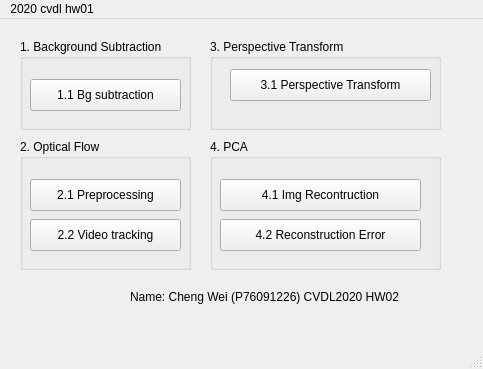
<?xml version="1.0" encoding="UTF-8"?>
<ui version="4.0">
 <class>MainWindow</class>
 <widget class="QMainWindow" name="MainWindow">
  <property name="geometry">
   <rect>
    <x>0</x>
    <y>0</y>
    <width>483</width>
    <height>369</height>
   </rect>
  </property>
  <property name="windowTitle">
   <string>MainWindow</string>
  </property>
  <widget class="QWidget" name="centralwidget">
   <widget class="QGroupBox" name="groupBox_3">
    <property name="geometry">
     <rect>
      <x>210</x>
      <y>20</y>
      <width>231</width>
      <height>91</height>
     </rect>
    </property>
    <property name="title">
     <string>3. Perspective Transform</string>
    </property>
    <widget class="QPushButton" name="PerspectiveTransform">
     <property name="geometry">
      <rect>
       <x>20</x>
       <y>30</y>
       <width>201</width>
       <height>32</height>
      </rect>
     </property>
     <property name="text">
      <string>3.1 Perspective Transform</string>
     </property>
     <property name="iconSize">
      <size>
       <width>32</width>
       <height>16</height>
      </size>
     </property>
    </widget>
   </widget>
   <widget class="QGroupBox" name="groupBox_5">
    <property name="geometry">
     <rect>
      <x>210</x>
      <y>120</y>
      <width>231</width>
      <height>131</height>
     </rect>
    </property>
    <property name="title">
     <string>4. PCA</string>
    </property>
    <widget class="QPushButton" name="ImgReconstruction">
     <property name="geometry">
      <rect>
       <x>10</x>
       <y>40</y>
       <width>201</width>
       <height>32</height>
      </rect>
     </property>
     <property name="text">
      <string>4.1 Img Recontruction</string>
     </property>
     <property name="iconSize">
      <size>
       <width>32</width>
       <height>16</height>
      </size>
     </property>
    </widget>
    <widget class="QPushButton" name="ReconstructionError">
     <property name="geometry">
      <rect>
       <x>10</x>
       <y>80</y>
       <width>201</width>
       <height>32</height>
      </rect>
     </property>
     <property name="text">
      <string>4.2 Reconstruction Error</string>
     </property>
     <property name="iconSize">
      <size>
       <width>32</width>
       <height>16</height>
      </size>
     </property>
    </widget>
   </widget>
   <widget class="QGroupBox" name="groupBox">
    <property name="geometry">
     <rect>
      <x>20</x>
      <y>20</y>
      <width>171</width>
      <height>91</height>
     </rect>
    </property>
    <property name="title">
     <string>1. Background Subtraction</string>
    </property>
    <widget class="QPushButton" name="BgSubtraction">
     <property name="geometry">
      <rect>
       <x>10</x>
       <y>40</y>
       <width>151</width>
       <height>32</height>
      </rect>
     </property>
     <property name="text">
      <string>1.1 Bg subtraction</string>
     </property>
     <property name="iconSize">
      <size>
       <width>32</width>
       <height>16</height>
      </size>
     </property>
    </widget>
   </widget>
   <widget class="QLabel" name="NameLabel">
    <property name="geometry">
     <rect>
      <x>130</x>
      <y>270</y>
      <width>321</width>
      <height>16</height>
     </rect>
    </property>
    <property name="text">
     <string>Name: Cheng Wei (P76091226) CVDL2020 HW02</string>
    </property>
   </widget>
   <widget class="QGroupBox" name="groupBox_2">
    <property name="geometry">
     <rect>
      <x>20</x>
      <y>120</y>
      <width>171</width>
      <height>131</height>
     </rect>
    </property>
    <property name="title">
     <string>2. Optical Flow</string>
    </property>
    <widget class="QPushButton" name="Preprocessing">
     <property name="geometry">
      <rect>
       <x>10</x>
       <y>40</y>
       <width>151</width>
       <height>32</height>
      </rect>
     </property>
     <property name="text">
      <string>2.1 Preprocessing</string>
     </property>
     <property name="iconSize">
      <size>
       <width>32</width>
       <height>16</height>
      </size>
     </property>
    </widget>
    <widget class="QPushButton" name="VideoTracking">
     <property name="geometry">
      <rect>
       <x>10</x>
       <y>80</y>
       <width>151</width>
       <height>32</height>
      </rect>
     </property>
     <property name="text">
      <string>2.2 Video tracking</string>
     </property>
     <property name="iconSize">
      <size>
       <width>32</width>
       <height>16</height>
      </size>
     </property>
    </widget>
   </widget>
  </widget>
  <widget class="QMenuBar" name="menubar">
   <property name="geometry">
    <rect>
     <x>0</x>
     <y>0</y>
     <width>483</width>
     <height>24</height>
    </rect>
   </property>
   <widget class="QMenu" name="menu2020_cvdl_hw02">
    <property name="title">
     <string>2020 cvdl hw01</string>
    </property>
   </widget>
   <addaction name="menu2020_cvdl_hw02"/>
  </widget>
  <widget class="QStatusBar" name="statusbae"/>
 </widget>
 <resources/>
 <connections>
  <connection>
   <sender>BgSubtraction</sender>
   <signal>clicked()</signal>
   <receiver>BgSubtraction</receiver>
   <slot>click()</slot>
   <hints>
    <hint type="sourcelabel">
     <x>93</x>
     <y>90</y>
    </hint>
    <hint type="destinationlabel">
     <x>93</x>
     <y>90</y>
    </hint>
   </hints>
  </connection>
  <connection>
   <sender>VideoTracking</sender>
   <signal>clicked()</signal>
   <receiver>VideoTracking</receiver>
   <slot>click()</slot>
   <hints>
    <hint type="sourcelabel">
     <x>110</x>
     <y>224</y>
    </hint>
    <hint type="destinationlabel">
     <x>110</x>
     <y>224</y>
    </hint>
   </hints>
  </connection>
  <connection>
   <sender>PerspectiveTransform</sender>
   <signal>clicked()</signal>
   <receiver>ImgReconstruction</receiver>
   <slot>click()</slot>
   <hints>
    <hint type="sourcelabel">
     <x>430</x>
     <y>105</y>
    </hint>
    <hint type="destinationlabel">
     <x>420</x>
     <y>215</y>
    </hint>
   </hints>
  </connection>
  <connection>
   <sender>ImgReconstruction</sender>
   <signal>clicked()</signal>
   <receiver>ImgReconstruction</receiver>
   <slot>click()</slot>
   <hints>
    <hint type="sourcelabel">
     <x>420</x>
     <y>215</y>
    </hint>
    <hint type="destinationlabel">
     <x>420</x>
     <y>215</y>
    </hint>
   </hints>
  </connection>
  <connection>
   <sender>ReconstructionError</sender>
   <signal>clicked()</signal>
   <receiver>ReconstructionError</receiver>
   <slot>click()</slot>
   <hints>
    <hint type="sourcelabel">
     <x>420</x>
     <y>255</y>
    </hint>
    <hint type="destinationlabel">
     <x>420</x>
     <y>255</y>
    </hint>
   </hints>
  </connection>
 </connections>
</ui>
